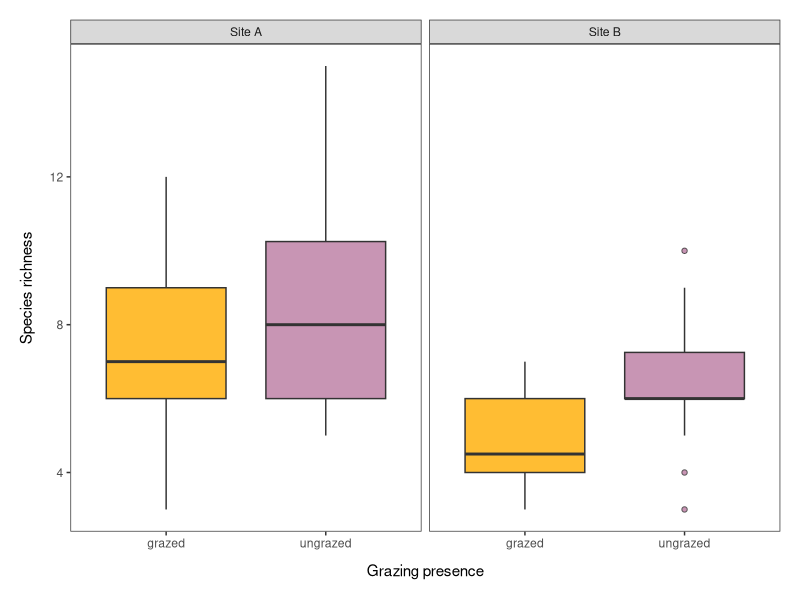
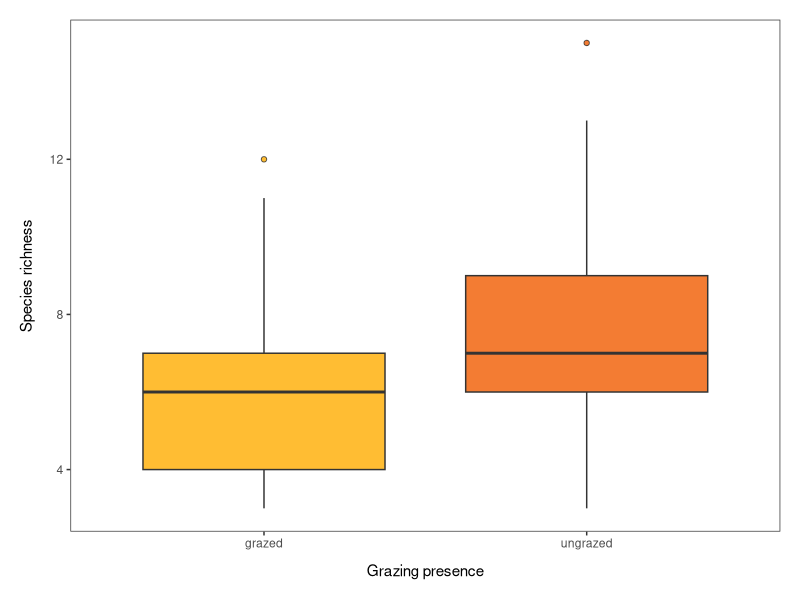
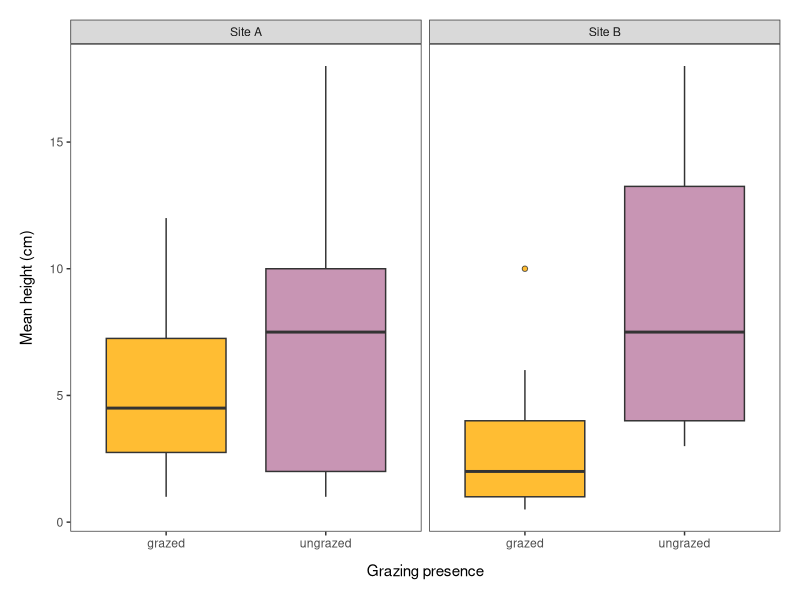
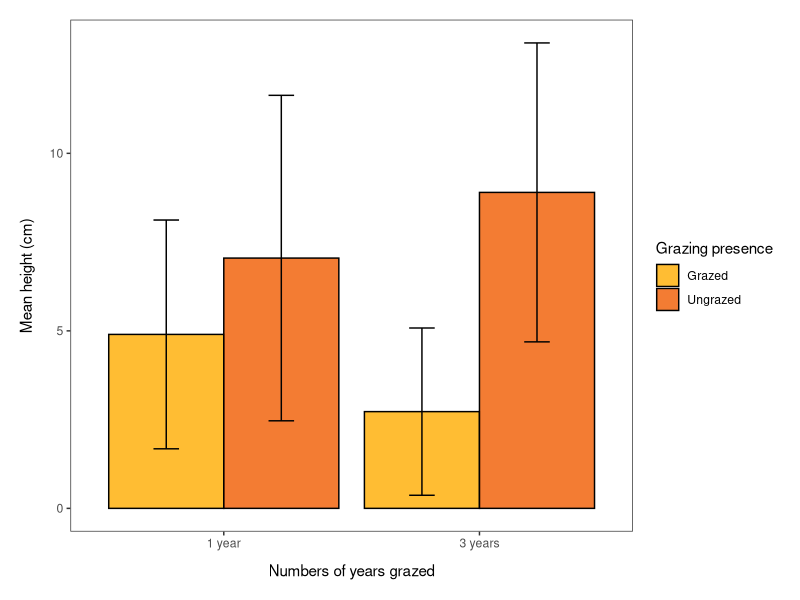
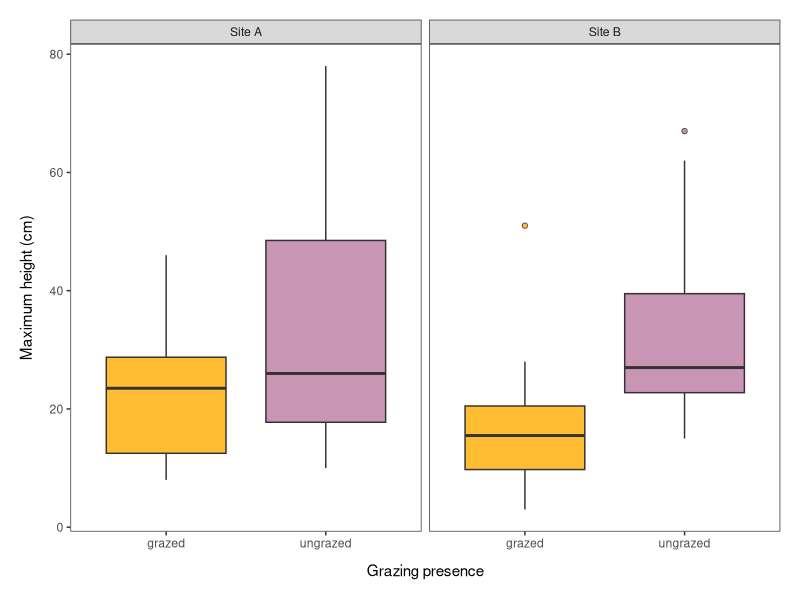
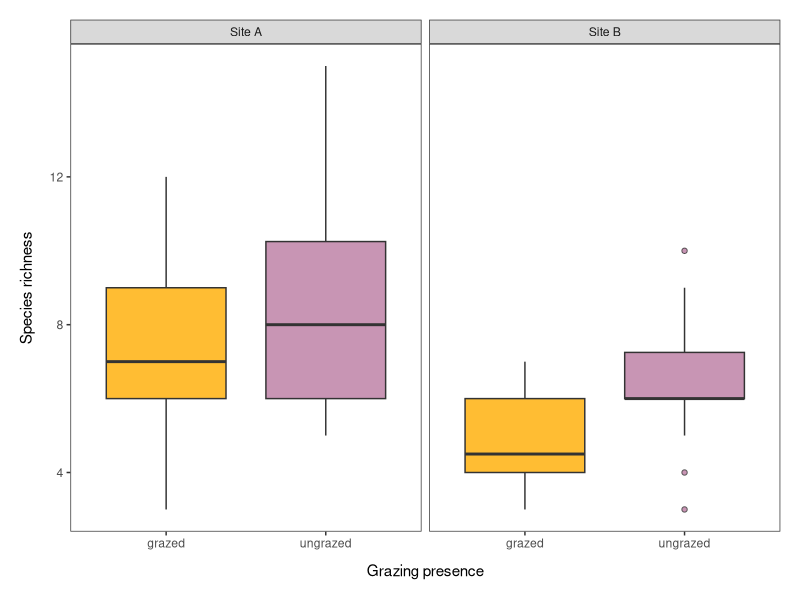
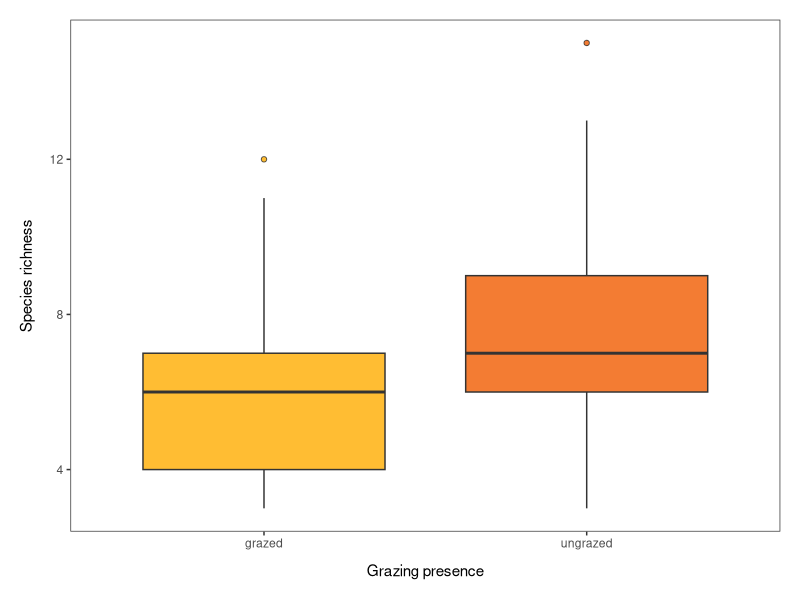
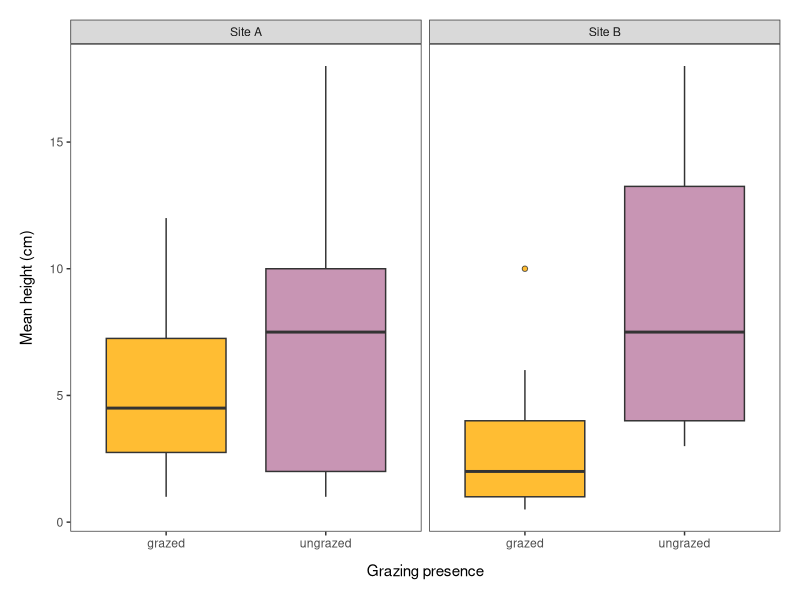

Write R code to recreate these figures, in order.
### Figures for LE Project course
### Topic: effect of grazing in Stensjö's thinned forests on species richness
### Emma Gemal, Stockholm University 

## Library ---- 
library(tidyverse)

## Loading the data ----
grazing <- read.csv("Data/full_data.csv", header = T)

str(grazing)   # site and plot are integers
summary(grazing)

### Data manipulation ----
grazing <- grazing %>% 
              mutate(site = as.character(site),
                     plot = as.factor(plot))
str(grazing)


### Boxplots ----
themegz <- theme_bw() +
              theme(panel.grid = element_blank(),
                    axis.title.x = 
                      element_text(margin = margin(t = 10, r = 0, b = 0, l = 0)),
                    axis.title.y = 
                      element_text(margin = margin(t = 0, r = 10, b = 0, l = 0)),
                    legend.position = "none") +
              theme(plot.margin = unit(c(0.5, 0.5, 0.5, 0.5), "cm"))

# changing names for site 
grazing2 <- grazing %>% 
              mutate(site = case_when(site == "2" ~ "Site A",
                                      site == "1" ~ "Site B"))      
str(grazing)

# making a summarized dataset for plotting 
means1 <- grazing %>% 
            group_by(grazing, site, transect) %>% 
            summarize(avg.rich = mean(richness),
                      avg.height = mean(avg_height),
                      avg.tallest = mean(tallest),
                      sd.rich = sd(richness),
                      sd.height = sd(avg_height),
                      sd.tallest = sd(tallest)) %>% 
            mutate(site = case_when(site == "2" ~ "1 year",
                                    site == "1" ~ "3 years"))
means2 <- means1 %>% 
            group_by(grazing, site) %>% 
            summarize(avg.rich = mean(avg.rich),
                      avg.height = mean(avg.height),
                      avg.tallest = mean(avg.tallest),
                      sd.rich = mean(sd.rich),
                      sd.height = mean(sd.height),
                      sd.tallest = mean(sd.tallest))

## Species richness vs. grazing ---
(rich_plot <- ggplot(grazing2, aes(x = grazing, y = richness)) +
                geom_boxplot(aes(fill = grazing), outlier.shape = 21, alpha = 0.8) +
                facet_wrap(~site) +
                ylab("Species richness") +
                xlab("Grazing presence") +
                themegz +
                scale_fill_manual(values = c("#FFAD00", "#BA7BA1")))

(rich_plot2 <- ggplot(grazing2, aes(x = grazing, y = richness)) +
                  geom_boxplot(aes(fill = grazing), outlier.shape = 21, alpha = 0.8) +
                  ylab("Species richness") +
                  xlab("Grazing presence") +
                  themegz +
                  scale_fill_manual(values = c("#FFAD00", "#F05C00")))

ggsave("Figures/richness_grazing.png", plot = rich_plot, height = 3.5, width = 3.5, units = "in")
ggsave("Figures/richness_overall.png", plot = rich_plot2, height = 3.5, width = 3.5, units = "in")


## Average height vs. grazing ---
(avg_plot <- ggplot(grazing2, aes(x = grazing, y = avg_height)) +
                geom_boxplot(aes(fill = grazing), outlier.shape = 21, alpha = 0.8) +
                facet_wrap(~site) +
                ylab("Mean height (cm)") +
                xlab("Grazing presence") +
                themegz +
                scale_fill_manual(values = c("#FFAD00", "#BA7BA1")))

(avg_plot2 <- ggplot(means2, aes(x = site, y = avg.height, fill = grazing, color = grazing)) +
                geom_bar(position = position_dodge(), stat = "identity", 
                         color = "black", alpha = 0.8) +
                geom_errorbar(aes(ymax = avg.height+sd.height, 
                                  ymin = avg.height-sd.height,
                                  width = 0.2),
                              position = position_dodge(0.9),
                              color = "black") +
                ylab("Mean height (cm)") +
                xlab("Numbers of years grazed") +
                themegz +
                theme(legend.position = "right") +
                scale_color_manual(values = c("#FFAD00", "#F05C00"),
                                   name = "Grazing presence",
                                   labels = c("Grazed", "Ungrazed")) +
                scale_fill_manual(values = c("#FFAD00", "#F05C00"),
                                  name = "Grazing presence",
                                  labels = c("Grazed", "Ungrazed")))

ggsave("Figures/avgheight_grazing.png", plot = avg_plot, height = 3.5, width = 3.5, units = "in")
ggsave("Figures/avgheight_barplot.png", plot = avg_plot2, height = 3, width = 4, units = "in")

## Maximum height vs. grazing ---
(tall_plot <- ggplot(grazing2, aes(x = grazing, y = tallest)) +
                geom_boxplot(aes(fill = grazing), outlier.shape = 21, alpha = 0.8) +
                facet_wrap(~site) +
                ylab("Maximum height (cm)") +
                xlab("Grazing presence") +
                themegz +
                scale_fill_manual(values = c("#FFAD00", "#BA7BA1")))

ggsave("Figures/maxheight_grazing.png", plot = tall_plot, height = 4, width = 4.5, units = "in")

